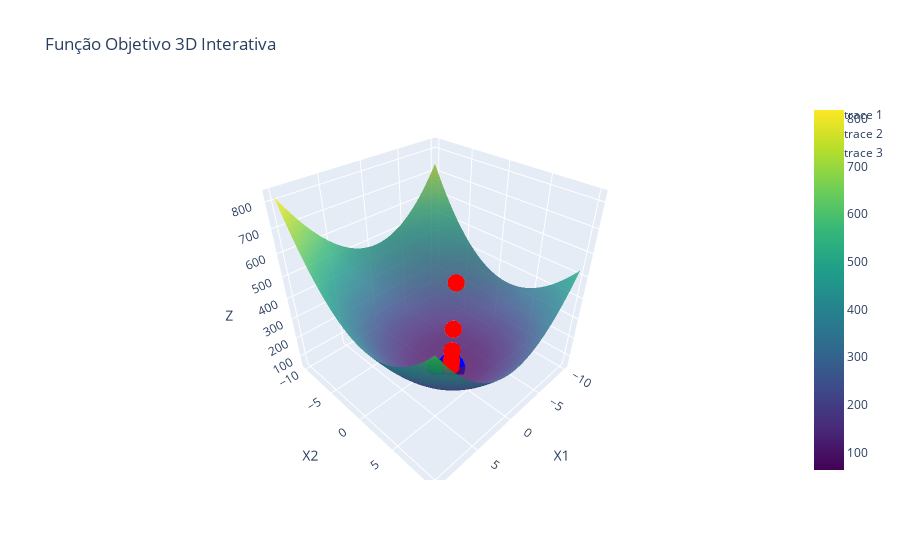

Notebook source saved alongside this figure:
### Code cell
import numpy as np
import plotly.graph_objects as go

# Função objetivo
def f(x1, x2, x3):
    return objetivo(x1, x2, x3)

# Defina o espaço para x1, x2 e x3
x1 = np.linspace(-10, 10, 100)
x2 = np.linspace(-10, 10, 100)
x1, x2 = np.meshgrid(x1, x2)
x3 = 1 - x1 - x2  # de acordo com a restrição

# Calcule os valores da função para a grade de pontos
Z = f(x1, x2, x3)

xs_first = x_lista[0]
xs_last = x_lista[-1]
xs_middle = x_lista[1:-1]

Z_points_first = f(*xs_first)
Z_points_last = f(*xs_last)
Z_points_middle = np.array([f(*x) for x in xs_middle])

# Crie o gráfico
fig = go.Figure(data=[go.Surface(z=Z, x=x1, y=x2, colorscale='Viridis', opacity=0.8),
                      go.Scatter3d(x=[xs_first[0]], y=[xs_first[1]], z=[Z_points_first], 
                                   mode='markers', marker=dict(size=6, color='green')),
                      go.Scatter3d(x=xs_middle[:,0], y=xs_middle[:,1], z=Z_points_middle, 
                                   mode='markers', marker=dict(size=6, color='red')),
                      go.Scatter3d(x=[xs_last[0]], y=[xs_last[1]], z=[Z_points_last], 
                                   mode='markers', marker=dict(size=10, color='blue'))])
fig.update_layout(scene=dict(
                    xaxis_title='X1',
                    yaxis_title='X2',
                    zaxis_title='Z'),
                  title_text="Função Objetivo 3D Interativa")

fig.write_html("1b.html")

fig.show()

### Figure 1 — Plotly figure (JSON) as saved in the notebook; plotly's stock layout.template omitted (floating-point values rounded to 4 significant figures; data arrays with more than 128 entries replaced by an {"elided": "..."} marker saying what was removed)
{"data": [{"colorscale": [[0, "#440154"], [0.1111, "#482878"], [0.2222, "#3e4989"], [0.3333, "#31688e"], [0.4444, "#26828e"], [0.5556, "#1f9e89"], [0.6667, "#35b779"], [0.7778, "#6ece58"], [0.8889, "#b5de2b"], [1, "#fde725"]], "opacity": 0.8, "type": "surface", "x": {"elided": "100x100 float values"}, "y": {"elided": "100x100 float values"}, "z": {"elided": "100x100 float values"}}, {"marker": {"color": "green", "size": 6}, "mode": "markers", "type": "scatter3d", "x": [1], "y": [1], "z": [91.03]}, {"marker": {"color": "red", "size": 6}, "mode": "markers", "type": "scatter3d", "x": [3.604, 1.78, 0.8902, 0.3339, -0.03827, -0.2866, -0.447, -0.5454, -0.6023, -0.6334, -0.6498, -0.6582, -0.6624, -0.6645], "y": [6.01, 4.192, 3.302, 2.746, 2.374, 2.125, 1.965, 1.867, 1.81, 1.779, 1.762, 1.754, 1.75, 1.747], "z": [649.6, 382.2, 234.2, 154.9, 112.5, 89.63, 77.19, 70.46, 66.86, 64.98, 64.02, 63.52, 63.28, 63.15]}, {"marker": {"color": "blue", "size": 10}, "mode": "markers", "type": "scatter3d", "x": [-0.6656], "y": [1.746], "z": [63.09]}], "layout": {"scene": {"xaxis": {"title": {"text": "X1"}}, "yaxis": {"title": {"text": "X2"}}, "zaxis": {"title": {"text": "Z"}}}, "title": {"text": "Função Objetivo 3D Interativa"}}}
